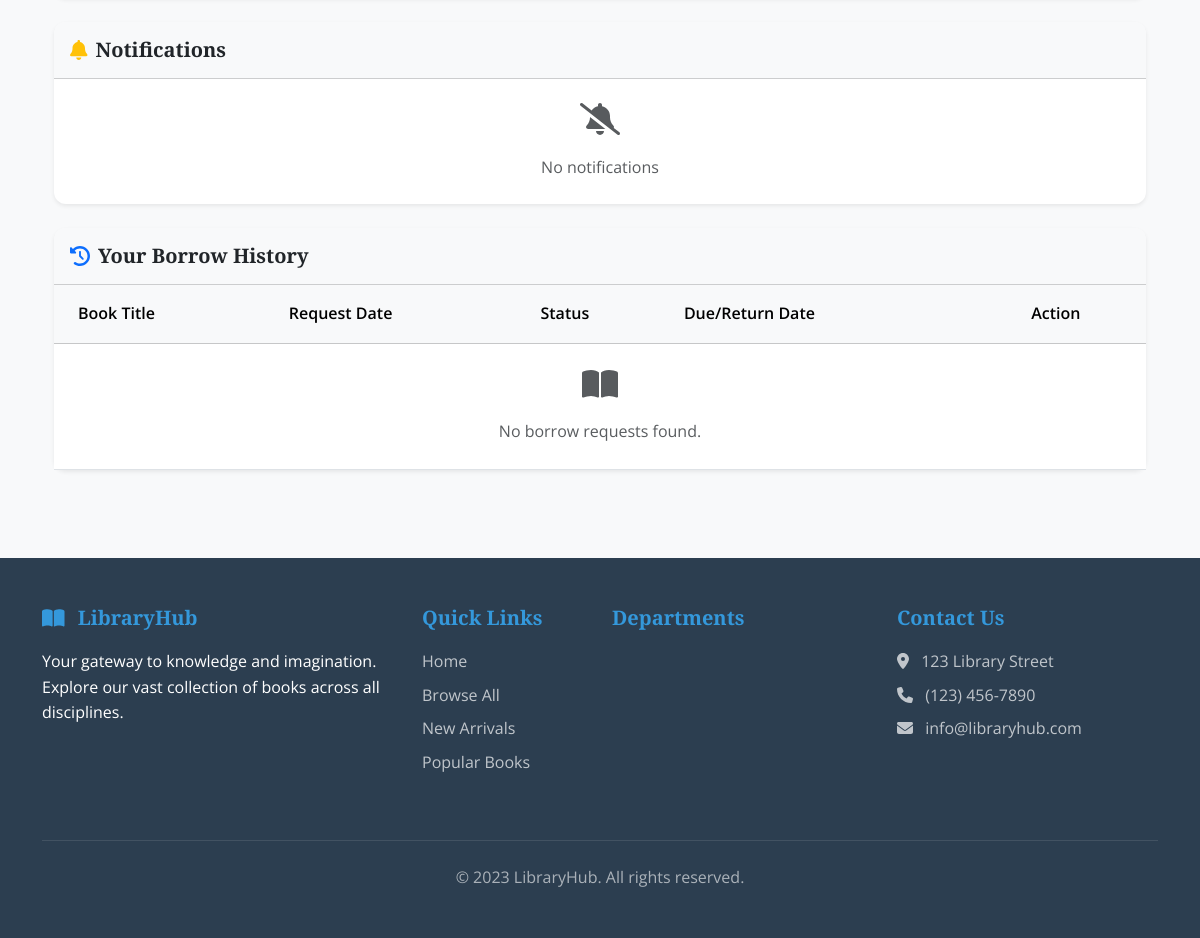
The page /accounts/student/dashboard/ (signed in, lower part) on the database as committed earlier.
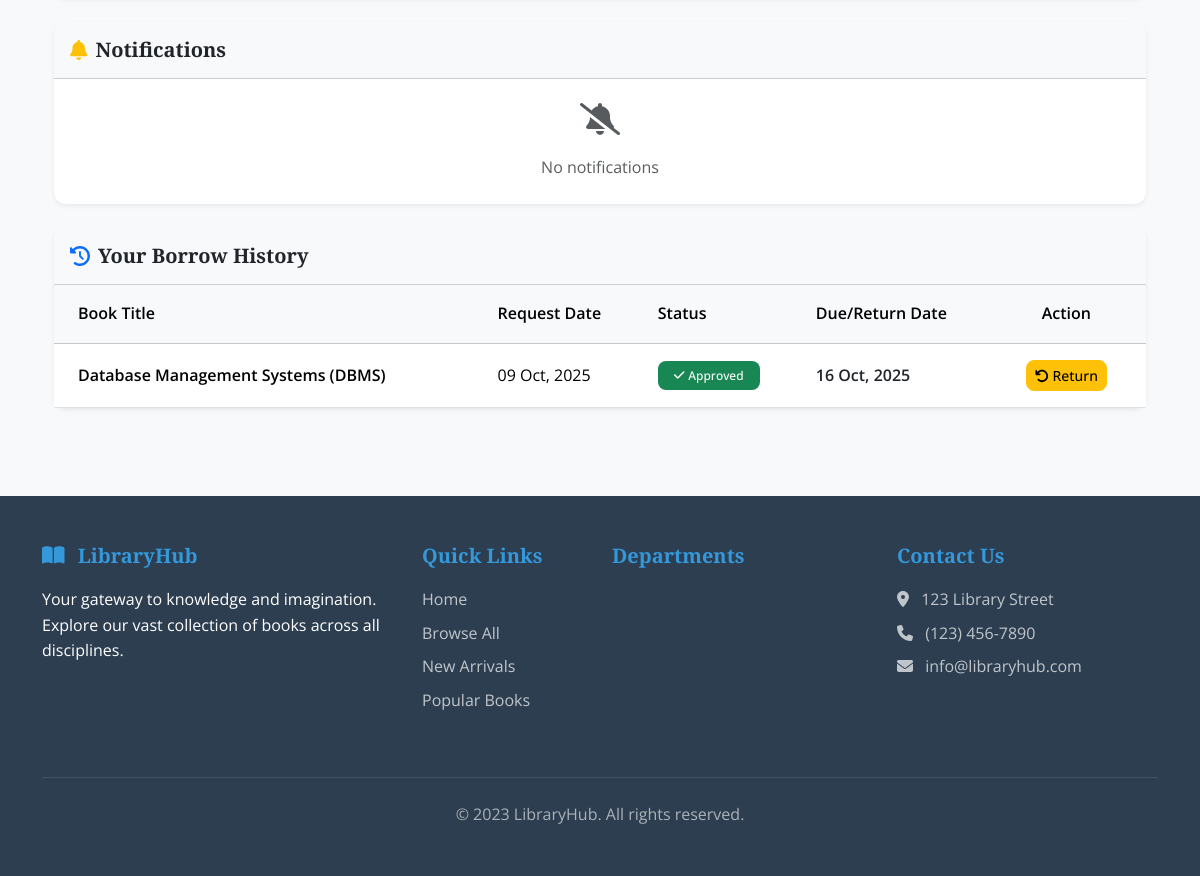
The same page on the database as committed later.
### library/models.py (models this page shows, shortened)
class BorrowRequest(models.Model):
    STATUS_CHOICES = [
        ('pending', 'Pending'),
        ('approved', 'Approved'),
        ('rejected', 'Rejected'),
        ('return_pending', 'Return Pending'),
        ('returned', 'Returned'),
    ]
    student = models.ForeignKey(settings.AUTH_USER_MODEL, on_delete=models.CASCADE)
    name = models.CharField(max_length=100)
    registration_number = models.CharField(max_length=50)
    mobile = models.CharField(max_length=15)
    department = models.CharField(max_length=100)
    book = models.ForeignKey(Book, on_delete=models.CASCADE)
    request_date = models.DateTimeField(default=timezone.now)
    due_date = models.DateTimeField(null=True, blank=True)
    return_date = models.DateTimeField(null=True, blank=True)
    status = models.CharField(max_length=20, choices=STATUS_CHOICES, default='pending')

class Book(models.Model):
    title = models.CharField(max_length=255)
    author = models.CharField(max_length=255, blank=True)
    isbn = models.CharField(max_length=50, blank=True)
    department = models.ForeignKey(Department, on_delete=models.SET_NULL, null=True, blank=True)
    total_copies = models.PositiveIntegerField(default=1)
    available_copies = models.PositiveIntegerField(default=1)
    description = models.TextField(blank=True)
    created_at = models.DateTimeField(auto_now_add=True)
    image = models.ImageField(upload_to='library/uploads/',blank=True, null=True)

### accounts/views.py (the view)
# urls.py: path('student/dashboard/', student_dashboard, name='student_dashboard'),
@login_required
def student_dashboard(request):
    try:
        student = models.Student.objects.get(user=request.user)
    except models.Student.DoesNotExist:
        student = None
    borrows = BorrowRequest.objects.filter(student=request.user).order_by('-request_date')
    return render(request, 'student_dashboard.html', {
        'student': student,
        'profile': student,
        'borrows': borrows,
    })

### accounts/templates/student_dashboard.html (shortened to what the changed rows need)
{% extends "base.html" %}
{% block content %}
<div class="container py-4">
    <div class="card shadow-sm border-0 rounded-3">
        <div class="card-body p-0">
            <div class="table-responsive">
                <table class="table table-hover mb-0">
                    <thead class="table-light">
                        <tr>
                            <th class="ps-4 fw-semibold">Book Title</th>
                            <th class="fw-semibold">Request Date</th>
                            <th class="fw-semibold">Status</th>
                            <th class="fw-semibold">Due/Return Date</th>
                            <th class="pe-4 fw-semibold text-center">Action</th>
                        </tr>
                    </thead>
                    <tbody>
                        {% for borrow in borrows %}
                        <tr>
                            <td class="ps-4 fw-semibold">{{ borrow.book.title }}</td>
                            <td>{{ borrow.request_date|date:"d M, Y" }}</td>
                            <td>
                                {% if borrow.status == "pending" %}
                                <span class="badge bg-warning text-dark px-3 py-2">
                                    <i class="fas fa-clock me-1"></i>Pending
                                </span>
                                {% elif borrow.status == "approved" %}
                                <span class="badge bg-success px-3 py-2">
                                    <i class="fas fa-check me-1"></i>Approved
                                </span>
                                {% elif borrow.status == "rejected" %}
                                <span class="badge bg-danger px-3 py-2">
                                    <i class="fas fa-times me-1"></i>Rejected
                                </span>
                                {% elif borrow.status == "returned" %}
                                <span class="badge bg-secondary px-3 py-2">
                                    <i class="fas fa-exchange-alt me-1"></i>Returned
                                </span>
                                {% endif %}
                            </td>
                            <td>
                                {% if borrow.status == "approved" %}
                                <span class="fw-semibold text-dark">{{ borrow.due_date|date:"d M, Y" }}</span>
                                {% elif borrow.status == "returned" %}
                                <span class="fw-semibold text-success">{{ borrow.return_date|date:"d M, Y" }}</span>
                                {% else %}
                                <span class="text-muted">---</span>
                                {% endif %}
                            </td>
                            <td class="pe-4 text-center">
                                {% if borrow.status == "approved" %}
                                <a href="{% url 'library:return_request' borrow.id %}" class="btn btn-sm btn-warning">
                                    <i class="fas fa-undo me-1"></i>Return
                                </a>
                                {% elif borrow.status == "returned" %}
                                <span class="text-muted fw-semibold">Returned</span>
                                {% else %}
                                <span class="text-muted">---</span>
                                {% endif %}
                            </td>
                        </tr>
                        {% empty %}
                        <tr>
                            <td colspan="5" class="text-center py-4">
                                <i class="fas fa-book-open fa-2x text-muted mb-3"></i>
                                <p class="text-muted mb-0">No borrow requests found.</p>
                            </td>
                        </tr>
                        {% endfor %}
                    </tbody>
                </table>
            </div>
        </div>
    </div>
</div>
{% endblock %}

Rows that differ between the two databases and show on the page:
added BorrowRequest: book "Database Management Systems (DBMS)", request_date "09 Oct, 2025", status "approved" (drawn), due_date "16 Oct, 2025"
Other text that changed with them:
text no longer shown: "No borrow requests found."
